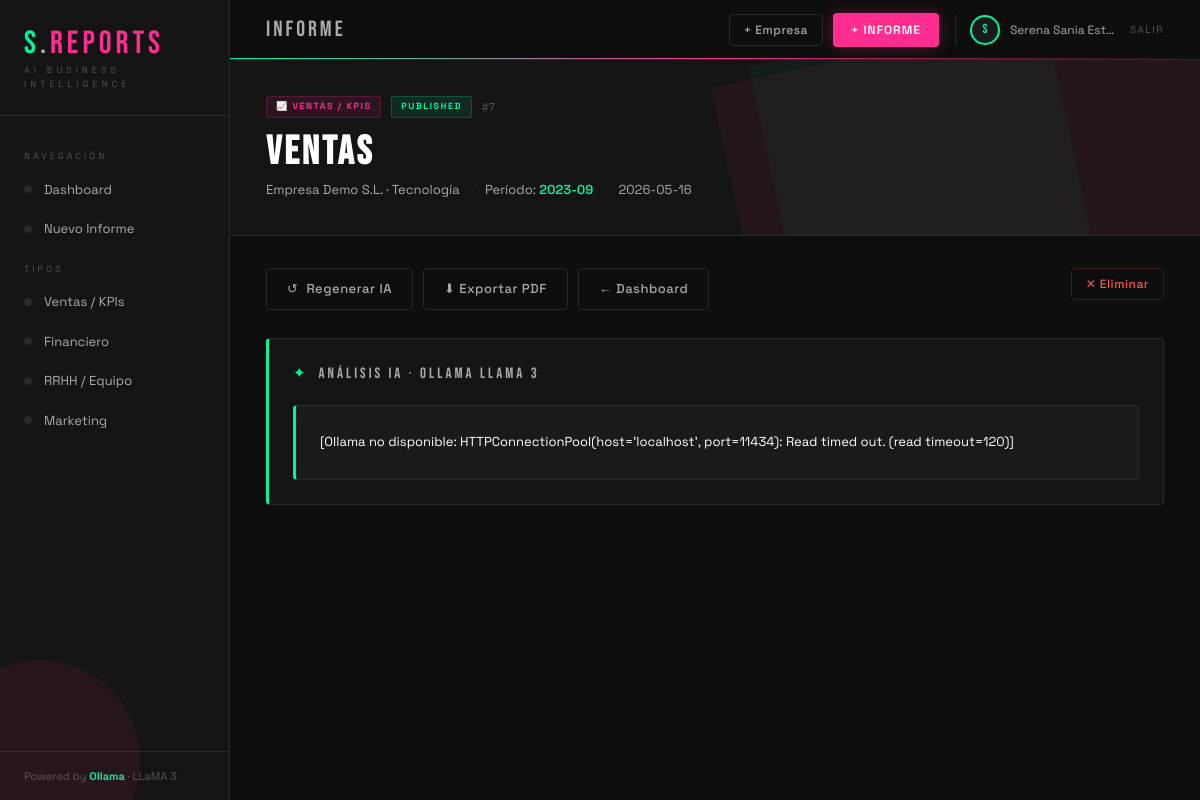
/report/7 (signed in), run on the app's committed database.
### tables this page shows
CREATE TABLE reports (
                id INTEGER PRIMARY KEY AUTOINCREMENT,
                company_id INTEGER,
                user_id INTEGER,
                title TEXT NOT NULL,
                report_type TEXT NOT NULL,
                period TEXT NOT NULL,
                period_label TEXT,
                status TEXT DEFAULT 'draft',
                data_json TEXT,
                analysis TEXT,
                created_at TEXT DEFAULT (datetime('now')),
                FOREIGN KEY (company_id) REFERENCES companies(id),
                FOREIGN KEY (user_id) REFERENCES users(id)
            );

CREATE TABLE companies (
                id INTEGER PRIMARY KEY AUTOINCREMENT,
                name TEXT NOT NULL,
                sector TEXT,
                created_at TEXT DEFAULT (datetime('now'))
            );

### app.py (the view)
@app.route('/report/<int:report_id>')
@login_required
def view_report(report_id):
    db = get_db()
    report = db.execute("""
        SELECT r.*, c.name as company_name, c.sector
        FROM reports r LEFT JOIN companies c ON r.company_id = c.id
        WHERE r.id = ?
    """, (report_id,)).fetchone()
    if not report:
        return redirect(url_for('index'))
    data = json.loads(report['data_json']) if report['data_json'] else {}
    return render_template('report.html', report=report, data=data, report_types=REPORT_TYPES)

### app.py (called while the page is built)
def get_db():
    conn = sqlite3.connect(DB)
    conn.row_factory = sqlite3.Row
    return conn

def login_required(f):
    @wraps(f)
    def decorated(*args, **kwargs):
        if 'user_id' not in session:
            return redirect(url_for('login'))
        return f(*args, **kwargs)
    return decorated

### templates/report.html (shortened to what this page needs)
{% extends "base.html" %}
{% block page_title %}INFORME{% endblock %}
{% block content %}
{% set rt = report_types.get(report.report_type, {'label': report.report_type, 'icon': '📋', 'color': '#FF2D8F'}) %}
<div style="position:relative;margin:-36px -36px 32px;padding:36px;background:var(--surface);border-bottom:1px solid var(--border);overflow:hidden">
  <div style="position:absolute;top:-30px;right:-60px;width:500px;height:300%;background:var(--pink);transform:rotate(-12deg);opacity:0.06;pointer-events:none"></div>
  <div style="position:absolute;top:-30px;right:100px;width:300px;height:300%;background:var(--green);transform:rotate(-12deg);opacity:0.04;pointer-events:none"></div>
  <div style="position:relative">
    <div style="display:flex;align-items:center;gap:10px;margin-bottom:14px">
      <span class="badge badge-{{ report.report_type }}">{{ rt.icon }} {{ rt.label }}</span>
      <span class="badge badge-{{ report.status }}">{{ report.status }}</span>
      <span class="mono" style="color:var(--text-muted);font-size:11px">#{{ report.id }}</span>
    </div>
    <h1 style="font-family:'Bebas Neue',sans-serif;font-size:40px;letter-spacing:3px;margin-bottom:8px;line-height:1">{{ report.title }}</h1>
    <div style="font-size:13px;color:var(--text-dim)">
      {{ report.company_name }}{% if report.sector %} · {{ report.sector }}{% endif %}
      <span style="color:var(--border);margin:0 8px">·</span>
      Período: <span style="color:var(--green);font-weight:600">{{ report.period_label or report.period }}</span>
      <span style="color:var(--border);margin:0 8px">·</span>
      {{ report.created_at[:10] }}
    </div>
  </div>
</div>
<div style="display:flex;gap:10px;margin-bottom:28px;flex-wrap:wrap">
  <button class="btn btn-ghost" onclick="regenerate()" id="regenBtn">
    <span id="regenIcon">↺</span> Regenerar IA
  </button>
  <a href="{{ url_for('export_pdf', report_id=report.id) }}" class="btn btn-ghost">⬇ Exportar PDF</a>
  <a href="{{ url_for('index') }}" class="btn btn-ghost">← Dashboard</a>
  <form method="POST" action="{{ url_for('delete_report', report_id=report.id) }}" onsubmit="return confirm('¿Eliminar?')" style="margin-left:auto">
    <button type="submit" class="btn btn-danger btn-sm">✕ Eliminar</button>
  </form>
</div>
<div class="card" style="margin-bottom:20px;border-left:3px solid var(--green)">
  <div class="card-header">
    <div class="card-title" style="display:flex;align-items:center;gap:10px">
      <span style="color:var(--green)">✦</span> Análisis IA · Ollama LLaMA 3
    </div>
  </div>
  <div class="analysis-block" id="analysisBlock">{{ report.analysis or 'Sin análisis generado.' }}</div>
</div>
{% endblock %}

### templates/base.html (style rules this page uses)
:root { --green: #00F5A0; --pink: #FF2D8F; --bg: #0d0d0d; --surface: #141414; --surface2: #1a1a1a; --border: #2a2a2a; --text: #ffffff; --text-dim: #aaaaaa; --text-muted: #555; --radius: 4px; }
* { margin: 0; padding: 0; box-sizing: border-box; }
body { font-family: 'Space Grotesk', sans-serif; background: var(--bg); color: var(--text); min-height: 100vh; font-size: 14px; line-height: 1.5; }
a { color: inherit; text-decoration: none; }
button, .btn { cursor: pointer; font-family: inherit; }
.btn { display: inline-flex; align-items: center; gap: 8px; padding: 10px 20px; border-radius: var(--radius); font-size: 13px; font-weight: 500; border: none; transition: all 0.15s; font-family: 'Space Grotesk', sans-serif; letter-spacing: 0.5px; }
.btn-ghost { background: transparent; color: var(--text-dim); border: 1px solid var(--border); }
.btn-sm { padding: 7px 14px; font-size: 12px; }
.btn-danger { background: transparent; color: #ff5555; border: 1px solid rgba(255,85,85,0.2); }
.card { background: var(--surface); border: 1px solid var(--border); border-radius: var(--radius); padding: 24px; }
.card-header { display: flex; align-items: center; justify-content: space-between; margin-bottom: 20px; }
.card-title { font-family: 'Bebas Neue', sans-serif; font-size: 15px; letter-spacing: 3px; color: var(--text-dim); text-transform: uppercase; }
.badge { display: inline-flex; align-items: center; padding: 3px 9px; border-radius: 2px; font-size: 9px; letter-spacing: 1.5px; text-transform: uppercase; font-weight: 700; }
.badge-published { background: rgba(0,245,160,0.1); color: var(--green); border: 1px solid rgba(0,245,160,0.2); }
.badge-ventas { background: rgba(255,45,143,0.1); color: var(--pink); border: 1px solid rgba(255,45,143,0.2); }
.analysis-block { background: var(--surface2); border: 1px solid var(--border); border-left: 3px solid var(--green); border-radius: var(--radius); padding: 24px; font-size: 13px; line-height: 1.9; white-space: pre-wrap; color: var(--text); }
.mono { font-family: 'JetBrains Mono', monospace; font-size: 12px; }

### data on the page
reports: status "PUBLISHED", id "7", title "Ventas", period_label+period "2023-09", created_at "2026-05-16", analysis "[Ollama no disponible: HTTPConnectionPool(host='localhost', port=11434): Read timed out. (read timeout=120)]"
companies: company_name "Empresa Demo S.L.", sector "Tecnología"

### other printed values
{{ rt.label }} "Ventas / KPIs" "Financiero" "RRHH / Equipo" "Marketing"
{{ (session.user_name or 'U')[0].upper() }} "S"
{{ session.user_name or '' }} "Serena Sania Est…"
{{ rt.icon }} "📈"
{{ rt.label }} "VENTAS / KPIS"
